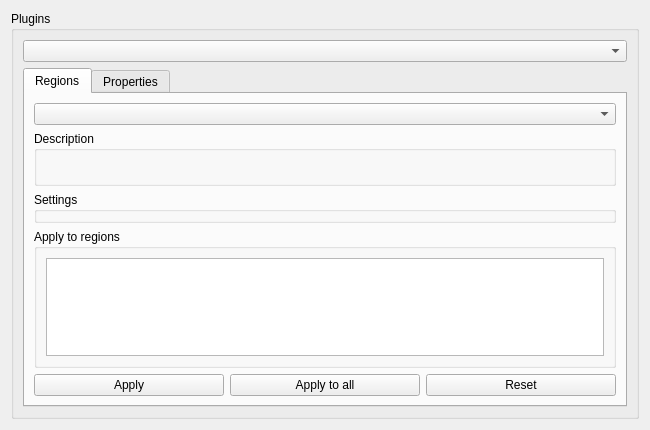
<?xml version="1.0" encoding="UTF-8"?>
<ui version="4.0">
 <class>PluginsWidget</class>
 <widget class="QWidget" name="PluginsWidget">
  <property name="geometry">
   <rect>
    <x>0</x>
    <y>0</y>
    <width>650</width>
    <height>430</height>
   </rect>
  </property>
  <property name="sizePolicy">
   <sizepolicy hsizetype="Expanding" vsizetype="Preferred">
    <horstretch>0</horstretch>
    <verstretch>0</verstretch>
   </sizepolicy>
  </property>
  <property name="windowTitle">
   <string>Form</string>
  </property>
  <layout class="QHBoxLayout" name="horizontalLayout">
   <item>
    <widget class="QGroupBox" name="grpPlugins">
     <property name="sizePolicy">
      <sizepolicy hsizetype="Expanding" vsizetype="Preferred">
       <horstretch>0</horstretch>
       <verstretch>0</verstretch>
      </sizepolicy>
     </property>
     <property name="title">
      <string>Plugins</string>
     </property>
     <layout class="QVBoxLayout" name="verticalLayout">
      <item>
       <widget class="QComboBox" name="cmbPlugins">
        <property name="sizePolicy">
         <sizepolicy hsizetype="Expanding" vsizetype="Fixed">
          <horstretch>0</horstretch>
          <verstretch>0</verstretch>
         </sizepolicy>
        </property>
       </widget>
      </item>
      <item>
       <widget class="QTabWidget" name="pluginTabWidget">
        <property name="sizePolicy">
         <sizepolicy hsizetype="Expanding" vsizetype="Preferred">
          <horstretch>0</horstretch>
          <verstretch>0</verstretch>
         </sizepolicy>
        </property>
        <property name="currentIndex">
         <number>0</number>
        </property>
        <widget class="QWidget" name="tabRegionComps">
         <property name="sizePolicy">
          <sizepolicy hsizetype="Expanding" vsizetype="Preferred">
           <horstretch>0</horstretch>
           <verstretch>0</verstretch>
          </sizepolicy>
         </property>
         <attribute name="title">
          <string>Regions</string>
         </attribute>
         <layout class="QVBoxLayout" name="verticalLayout_2">
          <item>
           <widget class="QComboBox" name="cmbRegComps">
            <property name="sizePolicy">
             <sizepolicy hsizetype="Preferred" vsizetype="Fixed">
              <horstretch>0</horstretch>
              <verstretch>0</verstretch>
             </sizepolicy>
            </property>
           </widget>
          </item>
          <item>
           <widget class="QGroupBox" name="grpRegDesc">
            <property name="sizePolicy">
             <sizepolicy hsizetype="Minimum" vsizetype="Minimum">
              <horstretch>0</horstretch>
              <verstretch>0</verstretch>
             </sizepolicy>
            </property>
            <property name="title">
             <string>Description</string>
            </property>
            <layout class="QHBoxLayout" name="horizontalLayout_3">
             <item>
              <widget class="QLabel" name="lblRegDesc">
               <property name="sizePolicy">
                <sizepolicy hsizetype="Minimum" vsizetype="Minimum">
                 <horstretch>0</horstretch>
                 <verstretch>0</verstretch>
                </sizepolicy>
               </property>
               <property name="text">
                <string/>
               </property>
               <property name="wordWrap">
                <bool>true</bool>
               </property>
              </widget>
             </item>
            </layout>
           </widget>
          </item>
          <item>
           <widget class="QGroupBox" name="grpRegionSettings">
            <property name="sizePolicy">
             <sizepolicy hsizetype="Minimum" vsizetype="Minimum">
              <horstretch>0</horstretch>
              <verstretch>0</verstretch>
             </sizepolicy>
            </property>
            <property name="title">
             <string>Settings</string>
            </property>
           </widget>
          </item>
          <item>
           <widget class="QGroupBox" name="grpRegRestrict">
            <property name="sizePolicy">
             <sizepolicy hsizetype="Minimum" vsizetype="Preferred">
              <horstretch>0</horstretch>
              <verstretch>0</verstretch>
             </sizepolicy>
            </property>
            <property name="title">
             <string>Apply to regions</string>
            </property>
            <layout class="QVBoxLayout" name="verticalLayout_4">
             <item>
              <widget class="QListView" name="regRestrictView">
               <property name="sizePolicy">
                <sizepolicy hsizetype="Minimum" vsizetype="Preferred">
                 <horstretch>0</horstretch>
                 <verstretch>0</verstretch>
                </sizepolicy>
               </property>
               <property name="selectionMode">
                <enum>QAbstractItemView::MultiSelection</enum>
               </property>
               <property name="selectionBehavior">
                <enum>QAbstractItemView::SelectRows</enum>
               </property>
              </widget>
             </item>
            </layout>
           </widget>
          </item>
          <item>
           <layout class="QHBoxLayout" name="horizontalLayout_2">
            <item>
             <widget class="QPushButton" name="btnRegApply">
              <property name="text">
               <string>Apply</string>
              </property>
             </widget>
            </item>
            <item>
             <widget class="QPushButton" name="btnRegApplyAll">
              <property name="text">
               <string>Apply to all</string>
              </property>
             </widget>
            </item>
            <item>
             <widget class="QPushButton" name="btnRegReset">
              <property name="text">
               <string>Reset</string>
              </property>
             </widget>
            </item>
           </layout>
          </item>
         </layout>
        </widget>
        <widget class="QWidget" name="tabPropComps">
         <attribute name="title">
          <string>Properties</string>
         </attribute>
         <layout class="QVBoxLayout" name="verticalLayout_3">
          <item>
           <widget class="QComboBox" name="cmbPropComps">
            <property name="sizePolicy">
             <sizepolicy hsizetype="Preferred" vsizetype="Fixed">
              <horstretch>0</horstretch>
              <verstretch>0</verstretch>
             </sizepolicy>
            </property>
           </widget>
          </item>
          <item>
           <widget class="QGroupBox" name="grpPropDesc">
            <property name="sizePolicy">
             <sizepolicy hsizetype="Minimum" vsizetype="Minimum">
              <horstretch>0</horstretch>
              <verstretch>0</verstretch>
             </sizepolicy>
            </property>
            <property name="title">
             <string>Description</string>
            </property>
            <layout class="QHBoxLayout" name="horizontalLayout_7">
             <item>
              <widget class="QLabel" name="lblPropDesc">
               <property name="sizePolicy">
                <sizepolicy hsizetype="Minimum" vsizetype="Minimum">
                 <horstretch>0</horstretch>
                 <verstretch>0</verstretch>
                </sizepolicy>
               </property>
               <property name="text">
                <string/>
               </property>
               <property name="wordWrap">
                <bool>true</bool>
               </property>
              </widget>
             </item>
            </layout>
           </widget>
          </item>
          <item>
           <widget class="QGroupBox" name="grpPropSettings">
            <property name="sizePolicy">
             <sizepolicy hsizetype="Minimum" vsizetype="Minimum">
              <horstretch>0</horstretch>
              <verstretch>0</verstretch>
             </sizepolicy>
            </property>
            <property name="title">
             <string>Settings</string>
            </property>
           </widget>
          </item>
          <item>
           <widget class="QGroupBox" name="grpPropRestrict">
            <property name="sizePolicy">
             <sizepolicy hsizetype="Minimum" vsizetype="Preferred">
              <horstretch>0</horstretch>
              <verstretch>0</verstretch>
             </sizepolicy>
            </property>
            <property name="title">
             <string>Apply to regions</string>
            </property>
            <layout class="QVBoxLayout" name="verticalLayout_6">
             <item>
              <widget class="QListView" name="propRestrictView">
               <property name="sizePolicy">
                <sizepolicy hsizetype="Minimum" vsizetype="Expanding">
                 <horstretch>0</horstretch>
                 <verstretch>0</verstretch>
                </sizepolicy>
               </property>
               <property name="selectionMode">
                <enum>QAbstractItemView::MultiSelection</enum>
               </property>
               <property name="selectionBehavior">
                <enum>QAbstractItemView::SelectRows</enum>
               </property>
              </widget>
             </item>
            </layout>
           </widget>
          </item>
          <item>
           <layout class="QHBoxLayout" name="horizontalLayout_6">
            <item>
             <widget class="QPushButton" name="btnPropApply">
              <property name="text">
               <string>Apply</string>
              </property>
             </widget>
            </item>
            <item>
             <widget class="QPushButton" name="btnPropApplyAll">
              <property name="text">
               <string>Apply to all</string>
              </property>
             </widget>
            </item>
            <item>
             <widget class="QPushButton" name="btnPropReset">
              <property name="text">
               <string>Reset</string>
              </property>
             </widget>
            </item>
           </layout>
          </item>
         </layout>
        </widget>
       </widget>
      </item>
     </layout>
    </widget>
   </item>
  </layout>
 </widget>
 <resources/>
 <connections/>
</ui>
